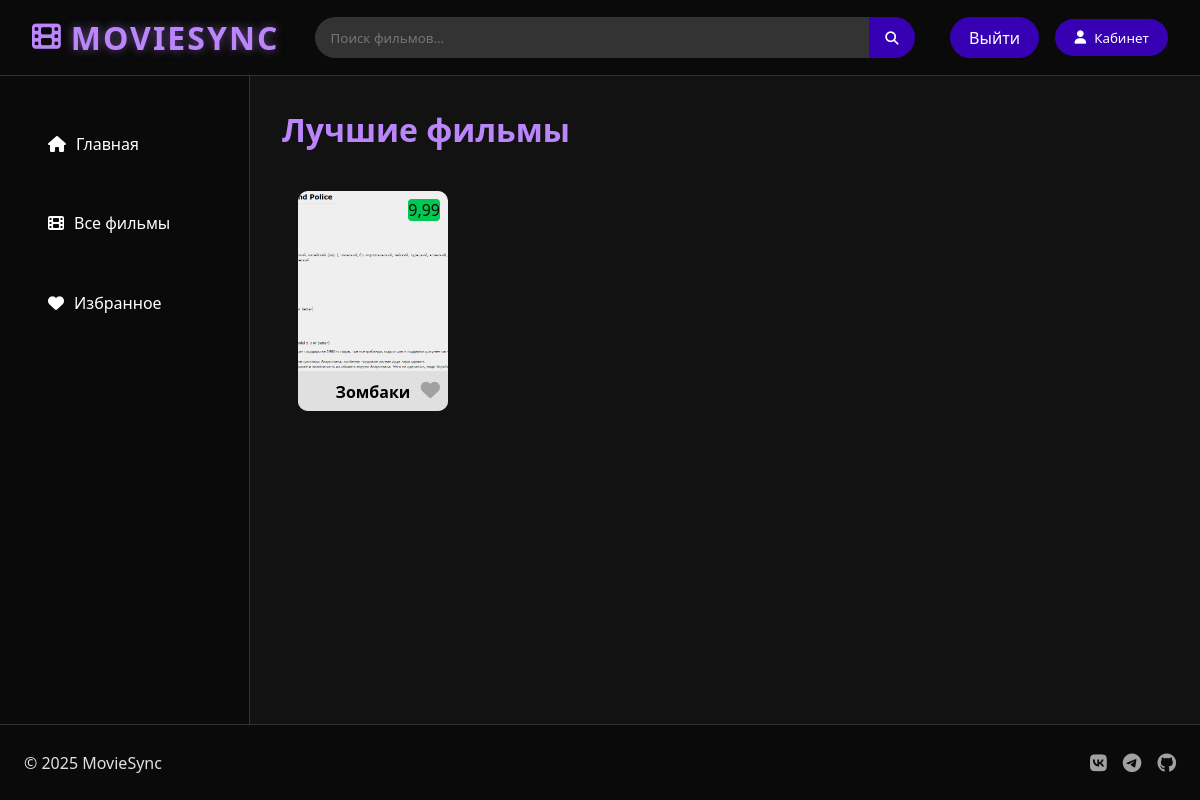
Page /MainScreen/ (signed in) on the earlier database version.
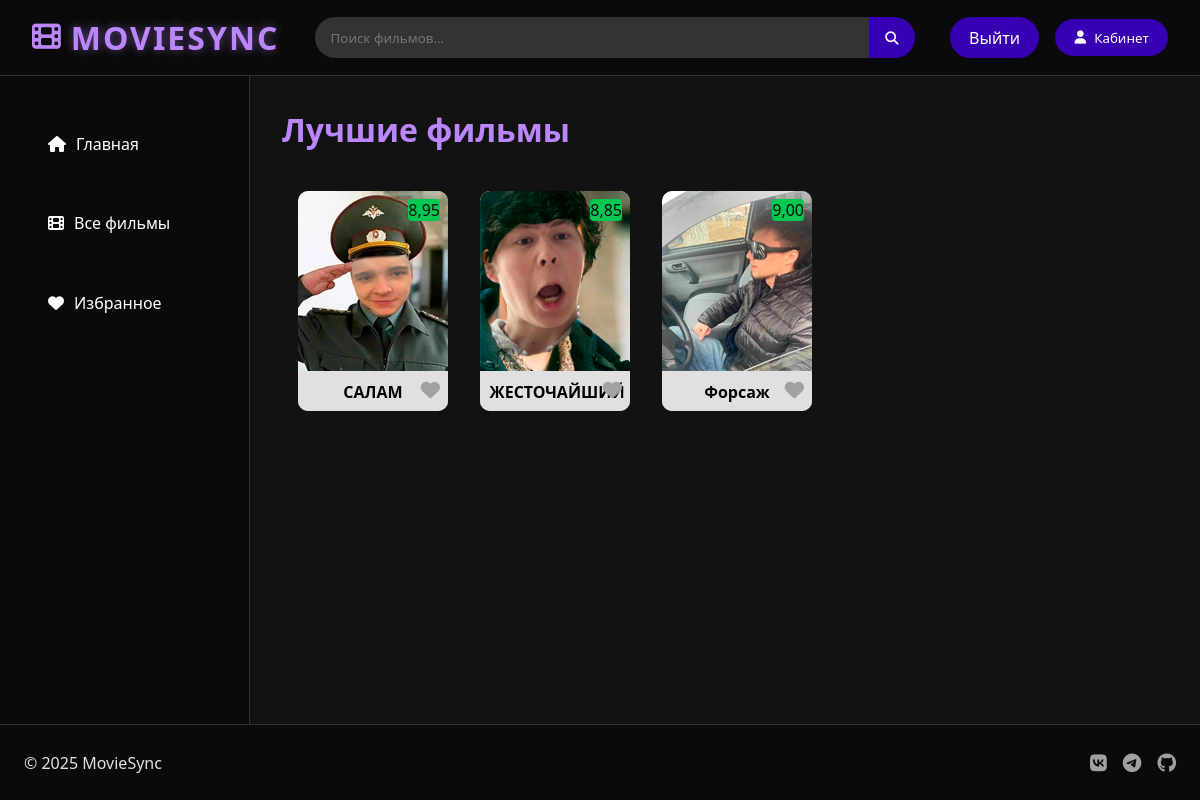
Same page on the later database version.
### main/models.py (models this page shows, shortened)
class Films(models.Model):
    title = models.CharField('Название фильма',max_length=150)
    description = models.CharField('Описание фильма', max_length=350)
    picture = models.ImageField(upload_to='')
    genres = models.ManyToManyField(Genre, related_name='films', blank=True)
    favorites = models.ManyToManyField(User, related_name='favorite_films', blank=True)
    rating = models.DecimalField(
        max_digits=4,
        decimal_places=2,
        null=True,
        blank=True,
        validators=[
            MinValueValidator(0.0),
            MaxValueValidator(10.0)
        ]
    )
    video_url = models.CharField('Ссылка на видео или файл', max_length=255, blank=True)
    class Meta:
        verbose_name = 'Фильм'
        verbose_name_plural = 'Фильмы'

### main/views.py (the view)
# urls.py: path('MainScreen/', views.main_screen, name='main_screen'),
@login_required(login_url="accounts:login")
def main_screen(request):
    if request.user.is_authenticated:
        films = Films.objects.all()
        return render(request, 'main/MainScreen.html', {'films': films})

### main/templates/main/MainScreen.html (shortened to what this page needs)
{% load static %}
<!DOCTYPE html>
<html lang="ru">
<head>
    <link rel="stylesheet" href="{% static 'main/css/CSSFile.css' %}">
    <link rel="stylesheet" href="https://cdnjs.cloudflare.com/ajax/libs/font-awesome/6.4.0/css/all.min.css">
</head>
<body>
<header class="header">
    <a href="{% url 'main_screen' %}" class="logo">
        <i class="fas fa-film"></i>
        <span class="logo-text">MOVIESYNC</span>
    </a>
    <div class="search-bar">
        <input type="text" placeholder="Поиск фильмов..." id="searchInput">
        <button id="searchButton"><i class="fas fa-search"></i></button>
    </div>
    <div class="user-actions">
        <a href="{% url 'accounts:logout' %}" class="btn btn-profile hidden">
            Выйти
        </a>
        <a href="{% url 'profile' user.id %}">
            <button class="btn btn-profile hidden"><i class="fas fa-user"></i> Кабинет</button>
        </a>
    </div>
</header>
<div class="main-container">
    <aside class="sidebar">
        <nav>
            <ul>
                <li class="active">
                    <a href="{% url 'main_screen' %}">
                        <i class="fas fa-home"></i> Главная
                    </a>
                </li>
                <li>
                    <a href="{% url 'all_films' %}">
                        <i class="fas fa-film"></i> Все фильмы
                    </a>
                </li>
                <li>
                    <a href="{% url 'favorite' %}">
                        <i class="fas fa-heart"></i> Избранное
                    </a>
                </li>
            </ul>
        </nav>
    </aside>
    <main class="content">
        <h1>Лучшие фильмы</h1>
        {% if films %}
            <div class="movie-grid">
                {% for film in films %}
                {% if film.rating > 8.00 %}
                    <a href="{% url 'film_detail' film.id %}" class="movie-thumbnail">
                        <div class="thumbnail-poster">
                            <img src = "{{film.picture.url}}" alt="Картинка">
                        </div>
                        <div class="movie-title-small" style = "color: black;  "><h4>{{ film.title }}</h4></div>
                        {% if film.rating >= 8.0 %}
                                <div class="rating-indicator green">{{ film.rating }}</div>
                            {% elif film.rating >= 5.0 %}
                                <div class="rating-indicator yellow">{{ film.rating }}</div>
                            {% else %}
                                <div class="rating-indicator red">{{ film.rating }}</div>
                            {% endif %}
                        <button class="favorite-btn-no-style" onclick="showAuthWarning(event)">
                            <i class="fas fa-heart"></i>
                        </button>
                    </a>
                    {% endif %}
                {% endfor %}
            </div>
        {% else %}
            <p>У вас нет фильмов</p>
        {% endif %}
    </main>
</div>
<footer class="footer">
    <div class="footer-content">
        <p>© 2025 MovieSync</p>
        <div class="social-links">
            <a href="#"><i class="fab fa-vk"></i></a>
            <a href="#"><i class="fab fa-telegram"></i></a>
            <a href="https://github.com/S-SwarB-B/MovieSync"><i class="fab fa-github"></i></a>
        </div>
    </div>
</footer>
</body>
</html>

Differences in the rows shown:
no longer on this page (row edited): Films: picture (picture), title "Зомбаки", rating "9,99"
now on this page (row edited): Films: picture (picture), title "САЛАМ", rating "8,95"
now on this page (row edited): Films: picture (picture), title "ЖЕСТОЧАЙШИЙ", rating "8,85"
now on this page (row edited): Films: picture (picture), title "Форсаж", rating "9,00"
